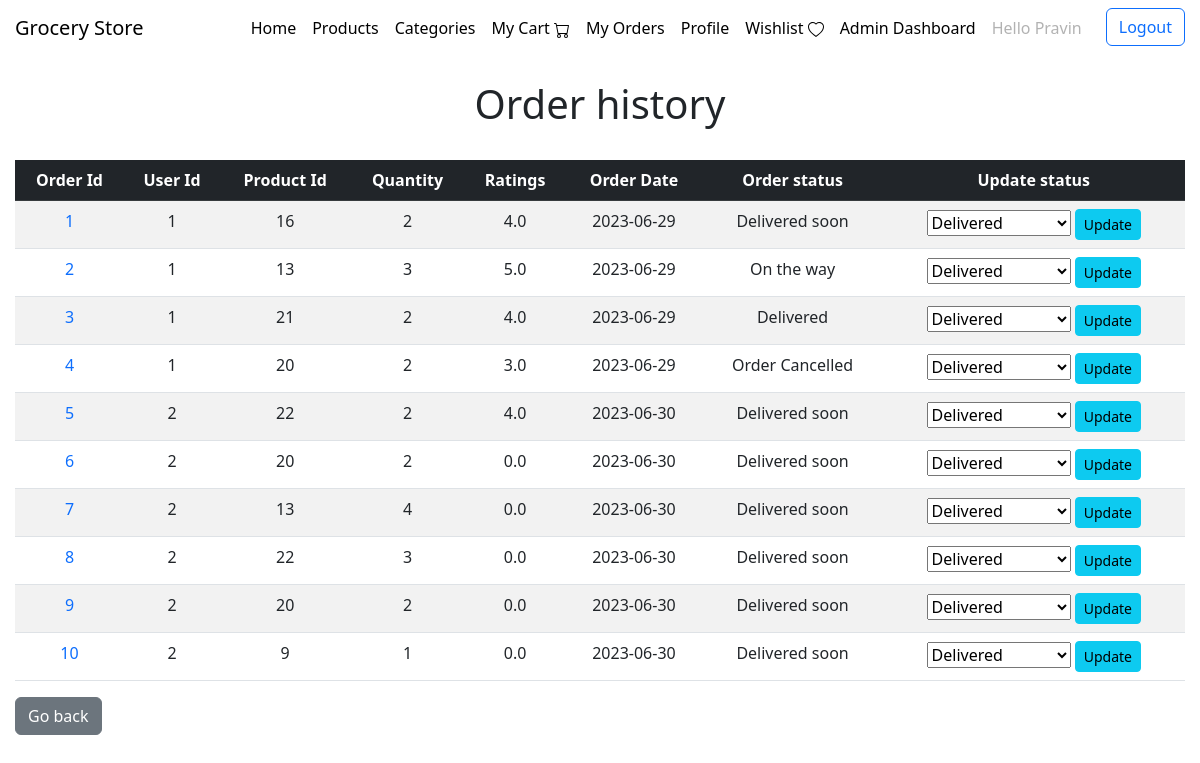
Screenshot of /orders (signed in) with the database file from the repository.
### application/models.py (models this page shows)
class User(db.Model, UserMixin):
    __tablename__ = 'user'
    id = db.Column(db.Integer(), primary_key = True, nullable = False, autoincrement=True)
    name = db.Column(db.String(50), nullable=False)
    username = db.Column(db.String(50), nullable=False, unique=True)
    password = db.Column(db.String(50), nullable=False)
    email = db.Column(db.String(), unique = True)
    mobile = db.Column(db.Integer(), unique=True)
    address = db.Column(db.String(250))
    role = db.Column(db.String(5), nullable=False, default='user')
    orders = db.relationship('Order', backref='user', lazy = True)
    cart_products = db.relationship('Cart', backref='user', lazy = True)
    wishlist = db.relationship('Wishlist', backref='user', lazy = True)
    vouchers = db.relationship('Voucher', backref='user', lazy = True)

class Order(db.Model):
    __tablename__ = 'order'
    order_id = db.Column(db.Integer(), primary_key=True, autoincrement=True)
    user_id = db.Column(db.Integer(), db.ForeignKey("user.id"))
    price = db.Column(db.Numeric(6,2), nullable=False)
    qty = db.Column(db.Integer(), nullable=False)
    mobile = db.Column(db.Integer(), nullable=False)
    address = db.Column(db.String(250), nullable=False)
    ordered_at = db.Column(db.DateTime(), nullable=False, default=datetime.now())
    ratings = db.Column(db.Numeric(1,1), default=0)
    review = db.Column(db.String())
    status = db.Column(db.String(), default="Delivered soon")
    product_id = db.Column(db.Integer(), db.ForeignKey("product.p_id"))
    product = db.relationship('Product', backref = 'orders') # one to many relationship

### application/controllers/admin_controls.py (the view)
@app.route('/orders', methods=["GET", "POST"])
@login_required
def order_history():
    if current_user.role=='admin': # type: ignore
        orders = Order.query.all()
        order_list = []
        for ord in orders:
            date = str(ord.ordered_at)[0:10]
            order_list.append((ord.order_id, ord.user_id, ord.product_id, ord.qty, ord.ratings, date, ord.status))
        return render_template('admin/order_history.html', order=order_list)
    else:
        return "<center><h2>Only admin can access it</h2></center>"

### application/controllers/login_controls.py (called while the page is built)
@login_manager.user_loader
def load_user(user_id):
    return User.query.get(user_id)

### templates/admin/order_history.html (shortened to what this page needs)
<!DOCTYPE html>
<html lang="en">
<head>
    <link href="https://cdn.jsdelivr.net/npm/bootstrap@5.3.0-alpha3/dist/css/bootstrap.min.css" rel="stylesheet">
    <link href="/static/css/style.css" rel="stylesheet">
</head>
<body>
    {% include 'navbar.html' %}
    <h1 style="text-align: center;"> Order history </h1> <br>
        {% if order|length == 0 %}
        <h2> No Orders till now!!! </h2>
        {% else %}
        <table class="table table-striped" id = "order-detail">
            <thead>
              <tr class="table-dark">
                <th scope="col">Order Id</th>
                <th scope="col">User Id</th>
                <th scope="col">Product Id</th>
                <th scope="col">Quantity</th>
                <th scope="col">Ratings</th>
                <th scope="col">Order Date</th>
                <th scope="col">Order status</th>
                <th scope="col">Update status</th>
              </tr>
            </thead>
            <tbody>
              {% for i in range(order|length) %}
              <tr>
                <td scope="row"><a href="/order_detail/{{order[i][0]}}" id="href">{{ order[i][0] }}</a></td>
                <td>{{ order[i][1] }}</td>
                <td>{{ order[i][2] }}</td>
                <td>{{ order[i][3] }}</td>
                <td>{{ order[i][4] }}</td>
                <td>{{ order[i][5] }}</td>
                <td>{{ order[i][6] }}</td>
                <td>
                    <form action="/orders/{{order[i][0]}}/update" method="post">
                        <select name="status" id="status" required>
                            <option>Delivered</option>
                        </select>
                        <input class="btn btn-info btn-sm" type="submit" value="Update">
                    </form>
                </td>
              </tr>
              {% endfor %}
            </tbody>
          </table>
        {% endif %}
        <a class="btn btn-secondary" href="/admin/dashboard" role="button"> Go back </a>
</body>
</html>

### templates/navbar.html (shortened to what this page needs)
<!DOCTYPE html>
<html lang="en">
<head>
    <link href="https://cdn.jsdelivr.net/npm/bootstrap@5.3.0-alpha3/dist/css/bootstrap.min.css" rel="stylesheet">
</head>
<body>
<nav class="navbar navbar-expand-lg top bg-body-primary">
    <a class="navbar-brand" href="/">Grocery Store</a>
    <div class="offcanvas offcanvas-start" tabindex="-1" id="navbarOffcanvasLg" aria-labelledby="navbarOffcanvasLgLabel">
        <div class="offcanvas-body">
          <ul class="navbar-nav justify-content-end flex-grow-1 pe-3">
                <li class="nav-item">
                    <a class="nav-link active" aria-current="page" href="/">Home</a>
                </li>
                <li class="nav-item">
                  <a class="nav-link active" aria-current="page" href="/view_product">Products</a>
                </li>
                <li class="nav-item">
                  <a class="nav-link active" href="/view_category">Categories</a>
                </li>
                <li class="nav-item">
                  <a class="nav-link active" href="/mycart">My Cart
                  </a>
                </li>
                <li class="nav-item">
                  <a class="nav-link active" href="/myorders">My Orders</a>
                </li>
                <li class="nav-item">
                  <a class="nav-link active" href="/myprofile">Profile</a>
                </li>
                <li class="nav-item">
                  <a class="nav-link active" href="/wishlist">Wishlist
                  </a>
                </li>
                {% if current_user.role=='admin' %}
                <li class="nav-item">
                  <a class="nav-link active" href="/admin/dashboard">Admin Dashboard</a>
                </li>
                {% endif %}
                {% if current_user.is_authenticated %}
                <li class="nav-item">
                  <a class="nav-link disabled">Hello {{current_user.name}}</a>
                </li>
                {% endif %}
            </ul>
              {% if current_user.is_authenticated %}
              <a href="/logout">
                <button class="btn btn-outline-primary" type="submit">Logout</button>
              </a>
              {% else %}
              <a href="/login">
                <button class="btn btn-outline-primary" type="submit">Log In</button>
              </a>
              {% endif %}
        </div>
    </div>
  </nav> <br>
</body>
</html>

### static/css/style.css (style rules this page uses)
body { padding-left: 15px; padding-right: 15px; }

### templates/admin/order_history.html (style rules this page uses)
#href { text-decoration: solid; }
#order-detail { text-align: center; }

### rows the page displays
User: name "Pravin"
Order: order_id "1", user "1", qty "2", ratings "4.0", status "Delivered soon"
Order: order_id "2", user "1", qty "3", ratings "5.0", status "On the way"
Order: order_id "3", user "1", qty "2", ratings "4.0", status "Delivered"
Order: order_id "4", user "1", qty "2", ratings "3.0", status "Order Cancelled"
Order: order_id "5", user "2", qty "2", ratings "4.0", status "Delivered soon"
Order: order_id "6", user "2", qty "2", ratings "0.0", status "Delivered soon"
Order: order_id "7", user "2", qty "4", ratings "0.0", status "Delivered soon"
Order: order_id "8", user "2", qty "3", ratings "0.0", status "Delivered soon"
Order: order_id "9", user "2", qty "2", ratings "0.0", status "Delivered soon"
Order: order_id "10", user "2", qty "1", ratings "0.0", status "Delivered soon"

### other values shown
{{ order[i][2] }} "16" "13" "21" "20" "22" "20" "13" "22" "20" "9"
{{ order[i][5] }} "2023-06-29" "2023-06-29" "2023-06-29" "2023-06-29" "2023-06-30" "2023-06-30" "2023-06-30" "2023-06-30" "2023-06-30" "2023-06-30"
